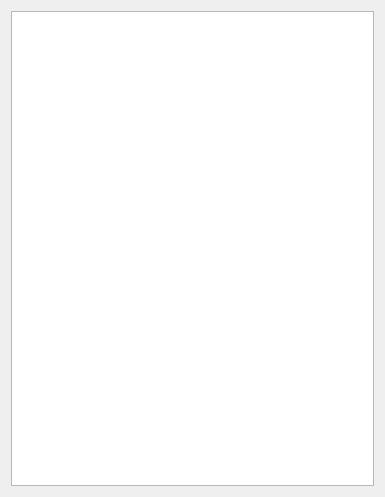
<?xml version="1.0" encoding="UTF-8"?>
<ui version="4.0">
 <class>RCSConfigTreeUI</class>
 <widget class="QWidget" name="RCSConfigTreeUI">
  <property name="geometry">
   <rect>
    <x>0</x>
    <y>0</y>
    <width>385</width>
    <height>497</height>
   </rect>
  </property>
  <property name="windowTitle">
   <string>Form</string>
  </property>
  <layout class="QVBoxLayout" name="verticalLayout">
   <item>
    <widget class="QTreeView" name="treeView"/>
   </item>
  </layout>
 </widget>
 <resources/>
 <connections/>
</ui>
